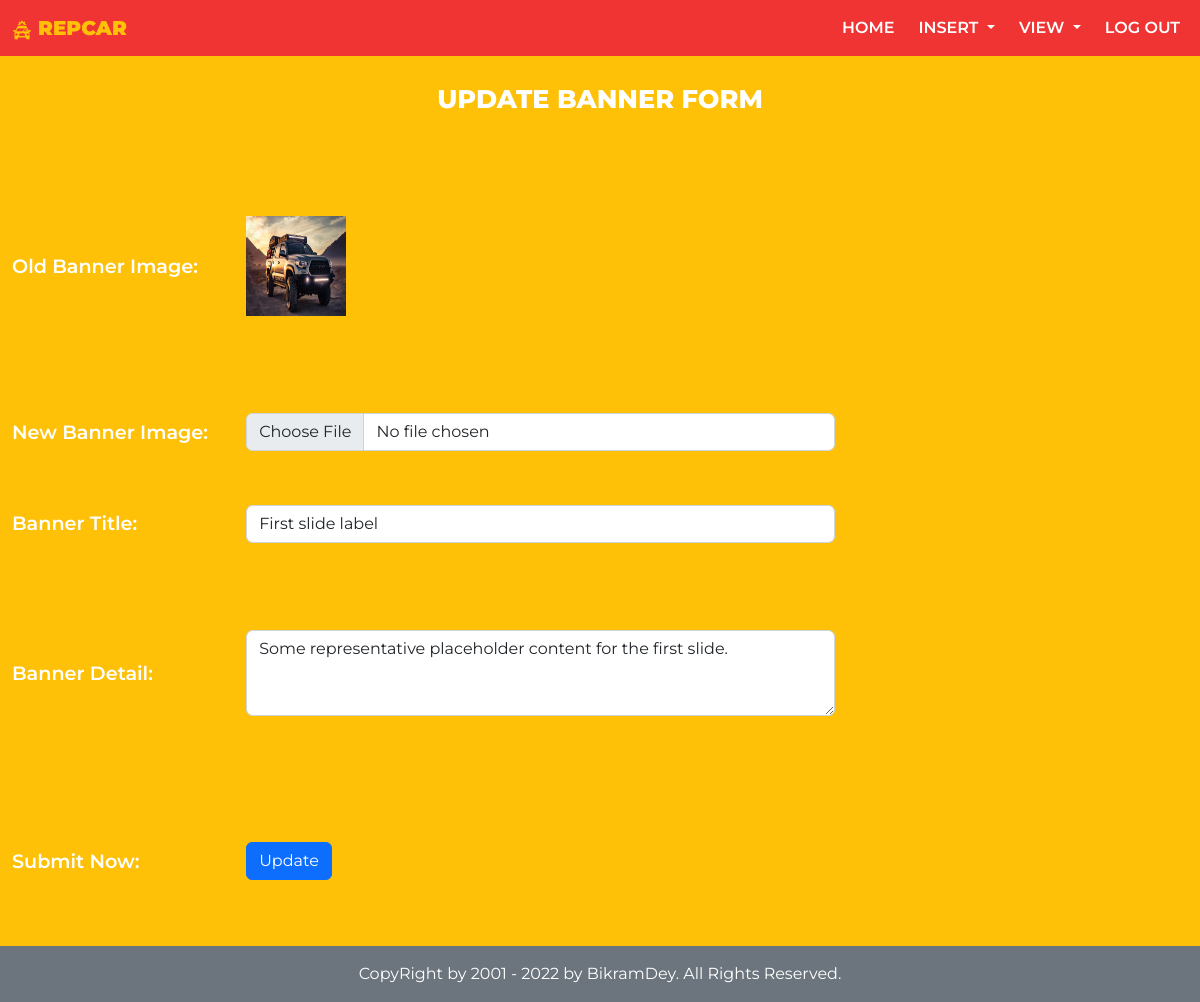
/admin/bnupdate.php?bid=1 (signed in), run on the app's committed database.
### tables this page shows
CREATE TABLE `banner` (
  `bid` int(11) NOT NULL,
  `title` varchar(255) NOT NULL,
  `detail` varchar(10000) NOT NULL,
  `bimage` varchar(255) NOT NULL
);

### admin/bnupdate.php (the view, shortened to what this page needs)
<?php include('includes/header.php'); ?>
<?php
    $sqls = "SELECT * FROM banner WHERE bid=$_GET[bid]";
    $result = $con->query($sqls);
    $rows = $result->fetch_assoc();
?>
<br>
<div class="topic">UPDATE BANNER FORM</div>
<form action="" method="post" enctype="multipart/form-data">
    <table align="center" width="70%">
        <tr>
            <td class="form-label">Old Banner Image:</td>
            <td><img width="100" height="100" src="photos/<?php echo $rows['bimage']; ?>"></td>
        </tr>
        <tr>
            <td class="form-label">New Banner Image:</td>
            <td><input type="file" name="bimage" id="formFile" class="form-control"></td>
        </tr>
        <tr>
            <td class="form-label">Banner Title:</td>
            <td><input type="text" name="title" placeholder="Banner Title" class="form-control" value="<?php echo $rows['title']; ?>"></td>
        </tr>
        <tr>
            <td class="form-label">Banner Detail:</td>
            <td><textarea name="detail" id="" cols="50" rows="3" placeholder="Banner Detail" class="form-control"><?php echo $rows['detail']; ?></textarea></td>
        </tr>
        <tr>
            <td>Submit Now:</td>
            <td><input type="submit" name="update1" value="Update" class="btn btn-primary mb-3 mt-3"></td>
        </tr>
    </table>
</form>
<?php include('includes/footer.php'); ?>

### admin/style.css (style rules this page uses)
* { margin: 0; padding: 0; box-sizing: border-box; font-family: 'Montserrat', sans-serif; }
body { background: #fec107; }
table { color: white; font-size: 1.2rem; min-height: 100vh; font-weight: 600; }
.topic { color: white; font-size: 1.6rem; font-weight: 800; width: 100%; display: flex; align-items: center; justify-content: center; text-align: center; margin-bottom: 1.7rem; }

### data on the page
banner: bimage (picture), title "First slide label", detail "Some representative placeholder content for the first slide."
